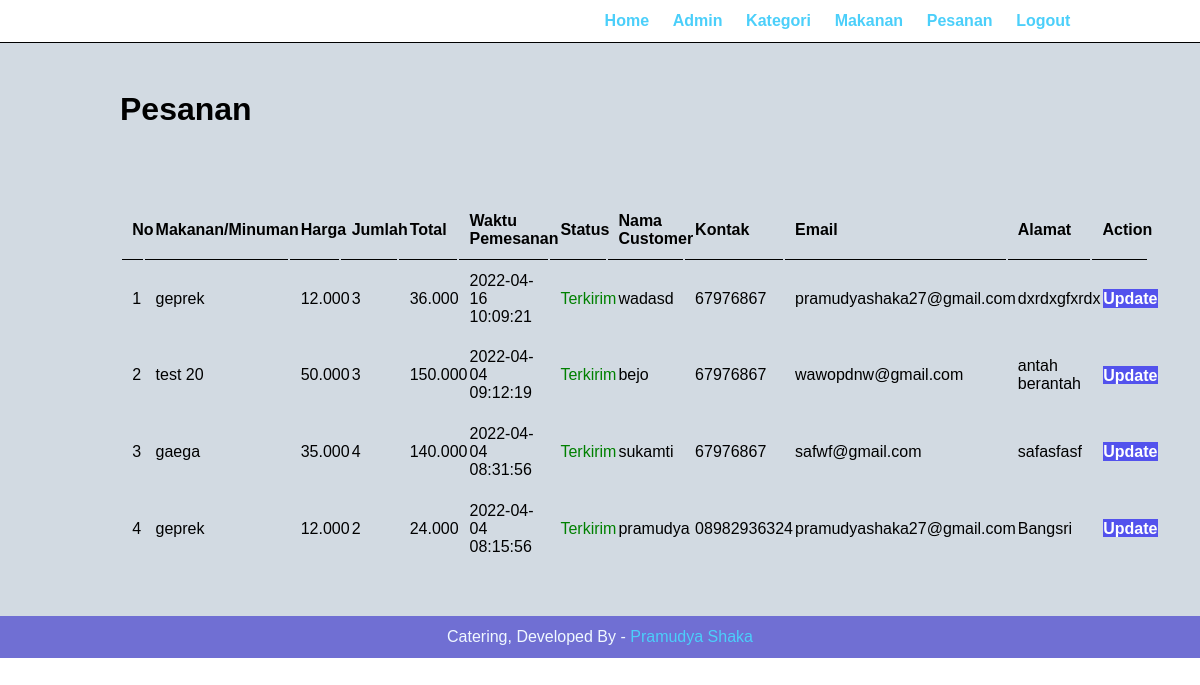
The app's page /admin/manage-pesan.php (signed in) with its own data.
### tables this page shows
CREATE TABLE `tbl_pesan` (
  `id` int(10) UNSIGNED NOT NULL,
  `makanan` varchar(150) NOT NULL,
  `harga` decimal(10,3) NOT NULL,
  `total` decimal(10,3) NOT NULL,
  `waktu_pesan` datetime NOT NULL,
  `status` varchar(50) NOT NULL,
  `nama_customer` varchar(150) NOT NULL,
  `kontak_customer` varchar(20) NOT NULL,
  `email_customer` varchar(150) NOT NULL,
  `alamat_customer` varchar(255) NOT NULL,
  `qty` int(11) NOT NULL
);

### admin/manage-pesan.php (the view, shortened to what this page needs)
<?php include('isikonten/menu.php');?>
    <div class="main-content">
        <div class="wrapper">
            <h1>Pesanan</h1>
            <br/><br/>
            <br><br>
                <table class="tbl-full">
                    <tr>
                        <th>No</th>
                        <th>Makanan/Minuman</th>
                        <th>Harga</th>
                        <th>Jumlah</th>
                        <th>Total</th>
                        <th>Waktu Pemesanan</th>
                        <th>Status</th>
                        <th>Nama Customer</th>
                        <th>Kontak</th>
                        <th>Email</th>
                        <th>Alamat</th>
                        <th>Action</th>
                    </tr>
                    <?php
                        $sql = "SELECT * FROM tbl_pesan ORDER BY id DESC";
                        $res = mysqli_query($conn, $sql);
                        $count = mysqli_num_rows($res);
                        $sn = 1;
                        if($count>0)
                        {
                            while($row = mysqli_fetch_assoc($res))
                            {
                                $id = $row['id'];
                                $food = $row['makanan'];
                                $harga = $row['harga'];
                                $qty = $row['qty'];
                                $total = $row['total'];
                                $order_date = $row['waktu_pesan'];
                                $status = $row['status'];
                                $customer_name = $row['nama_customer'];
                                $customer_contact = $row['kontak_customer'];
                                $customer_email = $row['email_customer'];
                                $customer_address = $row['alamat_customer'];
                                ?>
                                    <tr>
                                        <td><?php echo $sn++;?></td>
                                        <td><?php echo $food;?></td>
                                        <td><?php echo $harga;?></td>
                                        <td><?php echo $qty; ?></td>
                                        <td><?php echo $total; ?></td>
                                        <td><?php echo $order_date; ?></td>
                                        <td>
                                        <?php
                                            if($status=="Dipesan")
                                            {
                                                echo "<label>$status</label>";
                                            }
                                            elseif($status=="Disiapkan")
                                            {
                                                echo "<label style='color: orange;'>$status</label>";
                                            }
                                            elseif($status=="Sedang dikirim")
                                            {
                                                echo "<label style='color: blue;'>$status</label>";
                                            }
                                            elseif($status=="Terkirim")
                                            {
                                                echo "<label style='color: green;'>$status</label>";
                                            }
                                            elseif($status=="Batal")
                                            {
                                                echo "<label style='color: red;'>$status</label>";
                                            }
                                        ?>
                                        </td>
                                        <td><?php echo $customer_name; ?></td>
                                        <td><?php echo $customer_contact; ?></td>
                                        <td><?php echo $customer_email; ?></td>
                                        <td><?php echo $customer_address; ?></td>
                                        <td>
                                            <a href="<?php echo SITEURL;?>admin/update.php?id=<?php echo $id ?>" class="btn-kedua">Update</a>
                                        </td>
                                    </tr>
                                <?php
                            }
                        }
                        else
                        {
                            echo "<tr><td colspan='12' class='gagal'>Pesanan tidak tersedia</td></tr>";
                        }
                    ?>
                </table>
        </div>
    </div>
<?php include('isikonten/footer.php');?>

### css/admin.css (style rules this page uses)
* { margin: 0; padding: 0; font-family:Arial, Helvetica, sans-serif; }
.wrapper { padding: 1%; width: 80%; margin: 0 auto; }
.main-content { background-color: #d2dae2; padding: 3% 0; }
.tbl-full { width: 100% }
table tr th { border-bottom: 1px solid black; padding: 1%; text-align: left; }
table tr td { padding: 1%; }
.btn-kedua { background-color:#5352ed; color: white; text-decoration: none; padding: 2.1%; font-weight: bold; }

### records on screen
tbl_pesan: makanan "geprek", harga "12.000", qty "3", total "36.000", waktu_pesan "2022-04-16 10:09:21", status "Terkirim", nama_customer "wadasd", kontak_customer "67976867", email_customer "pramudyashaka27@gmail.com", alamat_customer "dxrdxgfxrdx"
tbl_pesan: makanan "test 20", harga "50.000", qty "3", total "150.000", waktu_pesan "2022-04-04 09:12:19", status "Terkirim", nama_customer "bejo", kontak_customer "67976867", email_customer "wawopdnw@gmail.com", alamat_customer "antah berantah"
tbl_pesan: makanan "gaega", harga "35.000", qty "4", total "140.000", waktu_pesan "2022-04-04 08:31:56", status "Terkirim", nama_customer "sukamti", kontak_customer "67976867", email_customer "safwf@gmail.com", alamat_customer "safasfasf"
tbl_pesan: makanan "geprek", harga "12.000", qty "2", total "24.000", waktu_pesan "2022-04-04 08:15:56", status "Terkirim", nama_customer "pramudya", kontak_customer "08982936324", email_customer "pramudyashaka27@gmail.com", alamat_customer "Bangsri"
